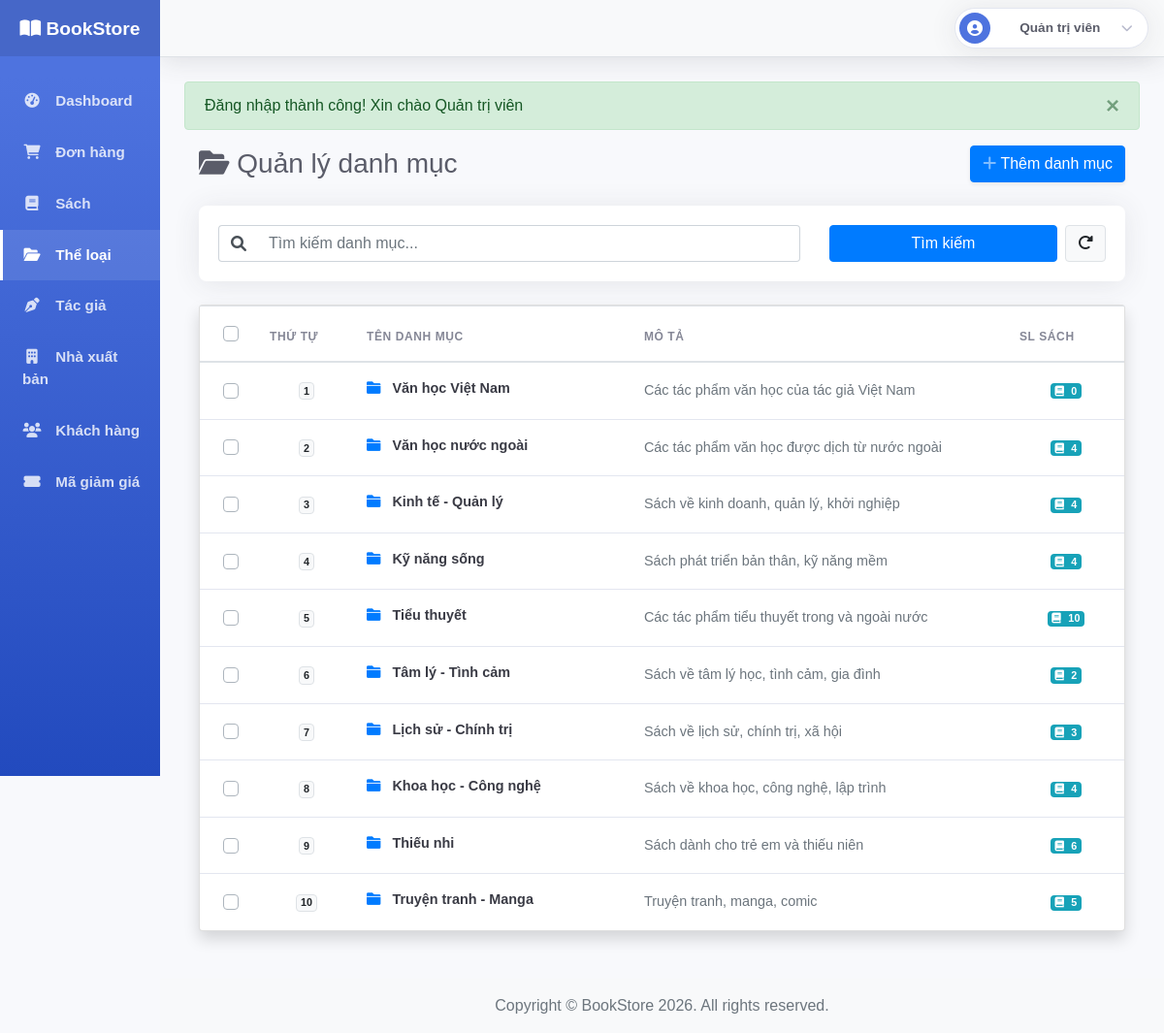
/Admin/index.php?page=categories (signed in), run on the app's committed database.
### tables this page shows
CREATE TABLE theloai (
    id_theloai INT PRIMARY KEY AUTO_INCREMENT,
    ten_theloai VARCHAR(100) NOT NULL,
    mo_ta TEXT,
    thu_tu INT DEFAULT 0,
    trang_thai ENUM('active', 'inactive') DEFAULT 'active',
    ngay_tao TIMESTAMP DEFAULT CURRENT_TIMESTAMP,
    INDEX idx_ten (ten_theloai)
);

### Admin/Controller/AdminCategoryController.php (called while the page is built, shortened)
<?php
require_once __DIR__ . '/../../Model/Categories.php';
class AdminCategoryController extends BaseController
{
    private $categoryModel;
    public function __construct($db_connection)
    {
        $this->categoryModel = new Categories($db_connection);
    }
    public function index()
    {
        try {
            $categories = $this->categoryModel->getAllCategories();
            return [
                'categories' => $categories,
                'csrf_token' => SessionHelper::generateCSRFToken()
            ];
        } catch (Exception $e) {
            error_log("Error in AdminCategoryController::index: " . $e->getMessage());
            SessionHelper::setFlash('error', 'Lỗi: ' . $e->getMessage());
            return [
                'categories' => [],
                'csrf_token' => ''
            ];
        }
    }
}

### Model/Categories.php (called while the page is built, shortened)
<?php
class Categories {
    private $conn;
    public function __construct($connection) {
        $this->conn = $connection;
    }
    public function getAllCategories() {
        $sql = "SELECT
                    id_theloai   AS ma_danh_muc,
                    ten_theloai  AS ten_danh_muc,
                    mo_ta        AS mo_ta,
                    thu_tu       AS thu_tu,
                    trang_thai   AS trang_thai
                FROM theloai
                WHERE (trang_thai = 'active' OR trang_thai = 1)
                ORDER BY thu_tu ASC, ten_theloai ASC";
        $result = $this->conn->query($sql);
        $categories = [];
        while ($row = $result->fetch_assoc()) {
            $categories[] = $row;
        }
        return $categories;
    }
}
?>

### Admin/View/categories/index.php (the view, shortened to what this page needs)
<div class="container-fluid">
    <div class="d-sm-flex align-items-center justify-content-between mb-4">
        <h1 class="h3 mb-0 text-gray-800">
            <i class="fas fa-folder-open"></i> Quản lý danh mục
        </h1>
        <div>
            <a href="index.php?page=category_create" class="btn btn-primary btn-icon-split shadow-sm">
                <span class="icon text-white-50">
                    <i class="fas fa-plus"></i>
                </span>
                <span class="text">Thêm danh mục</span>
            </a>
        </div>
    </div>
    <div class="filter-bar mb-4">
        <form method="GET" action="index.php" class="row align-items-center">
            <div class="col-md-8 mb-3 mb-md-0">
                <div class="input-group">
                    <div class="input-group-prepend">
                        <span class="input-group-text bg-white border-right-0 rounded-left">
                            <i class="fas fa-search text-gray-400"></i>
                        </span>
                    </div>
                    <input type="text" class="form-control form-control-custom border-left-0"
                        id="search" name="search"
                        placeholder="Tìm kiếm danh mục..."
                        value="<?php echo isset($_GET['search']) ? htmlspecialchars($_GET['search']) : ''; ?>">
                </div>
            </div>
            <div class="col-md-4 d-flex">
                <button type="submit" class="btn btn-primary mr-2 flex-grow-1">
                    Tìm kiếm
                </button>
                <a href="index.php?page=categories" class="btn btn-light border">
                    <i class="fas fa-redo-alt"></i>
                </a>
            </div>
        </form>
    </div>
    <div class="card shadow mb-4">
        <div class="card-body p-0">
            <div class="table-responsive">
                <form id="bulk-action-form" action="index.php?page=category_bulk_delete" method="POST">
                    <table class="table table-custom table-hover mb-0" id="dataTable" width="100%" cellspacing="0">
                        <thead>
                            <tr>
                                <th style="width: 40px" class="text-center pl-4">
                                    <div class="custom-control custom-checkbox">
                                    </div>
                                </th>
                                <th style="width: 100px">Thứ tự</th>
                                <th style="width: 30%">Tên danh mục</th>
                                <th>Mô tả</th>
                                <th style="width: 120px">SL sách</th>
                            </tr>
                        </thead>
                        <tbody>
                            <?php if (!empty($categories)): ?>
                                <?php foreach ($categories as $cat): ?>
                                    <tr class="clickable-row" data-href="index.php?page=category_edit&id=<?php echo $cat['ma_danh_muc']; ?>">
                                        <td class="text-center align-middle pl-4 no-click">
                                            <div class="custom-control custom-checkbox">
                                            </div>
                                        </td>
                                        <td class="align-middle text-center">
                                            <span class="badge badge-light border"><?php echo $cat['thu_tu']; ?></span>
                                        </td>
                                        <td class="align-middle">
                                            <div class="book-title">
                                                <i class="fas fa-folder text-primary mr-2"></i>
                                                <?php echo htmlspecialchars($cat['ten_danh_muc']); ?>
                                            </div>
                                        </td>
                                        <td class="align-middle">
                                            <span class="text-muted"><?php echo htmlspecialchars($cat['mo_ta']); ?></span>
                                        </td>
                                        <td class="align-middle text-center">
                                            <span class="badge badge-pill-custom badge-info">
                                                <i class="fas fa-book mr-1"></i>
                                                <?php echo $cat['book_count']; ?>
                                            </span>
                                        </td>
                                    </tr>
                                <?php endforeach; ?>
                            <?php endif; ?>
                        </tbody>
                    </table>
                </form>
            </div>
        </div>
    </div>
</div>

### Content/CSS/admin.css (style rules this page uses)
:root { --primary: #4e73df; --secondary: #858796; --success: #1cc88a; --info: #36b9cc; --warning: #f6c23e; --danger: #e74a3b; --light: #f8f9fc; --dark: #5a5c69; }

### Content/CSS/admin/layout.css (style rules this page uses)
.admin-body { background-color: #f8f9fc; font-family: 'Nunito', sans-serif; }

### Content/CSS/admin/components.css (style rules this page uses)
.text-gray-800 { color: #5a5c69 !important; }
.shadow { box-shadow: 0 .15rem 1.75rem 0 rgba(58, 59, 69, .15) !important; }
tr.clickable-row { cursor: pointer; transition: background-color 0.15s ease-in-out; }
.filter-bar { background: #fff; padding: 1.25rem; border-radius: 0.5rem; box-shadow: 0 .15rem 1.75rem 0 rgba(58, 59, 69, .1); }
.form-control-custom { border-radius: 50px; border-color: #e3e6f0; padding: 0.5rem 1rem; transition: all 0.2s ease; }
.input-group-text { transition: all 0.2s ease; }
.badge-pill-custom { padding: 0.375rem 0.875rem; border-radius: 50px; font-weight: 600; font-size: 0.8rem; letter-spacing: 0.02em; }
.table-custom { font-size: 0.9rem; }
.table-custom thead th { font-weight: 700; text-transform: uppercase; font-size: 0.75rem; color: #858796; border-bottom: 2px solid #e3e6f0; padding: 1rem 0.75rem; letter-spacing: 0.05em; }
.table-custom tbody td { padding: 1rem 0.75rem; vertical-align: middle; border-top: 1px solid #e3e6f0; }
.table-custom .book-title { font-weight: 600; color: #3a3b45; margin-bottom: 0.25rem; }

### data on the page
theloai: thu_tu "1", ten_theloai "Văn học Việt Nam", mo_ta "Các tác phẩm văn học của tác giả Việt Nam", book_count "0"
theloai: thu_tu "2", ten_theloai "Văn học nước ngoài", mo_ta "Các tác phẩm văn học được dịch từ nước ngoài", book_count "4"
theloai: thu_tu "3", ten_theloai "Kinh tế - Quản lý", mo_ta "Sách về kinh doanh, quản lý, khởi nghiệp", book_count "4"
theloai: thu_tu "4", ten_theloai "Kỹ năng sống", mo_ta "Sách phát triển bản thân, kỹ năng mềm", book_count "4"
theloai: thu_tu "5", ten_theloai "Tiểu thuyết", mo_ta "Các tác phẩm tiểu thuyết trong và ngoài nước", book_count "10"
theloai: thu_tu "6", ten_theloai "Tâm lý - Tình cảm", mo_ta "Sách về tâm lý học, tình cảm, gia đình", book_count "2"
theloai: thu_tu "7", ten_theloai "Lịch sử - Chính trị", mo_ta "Sách về lịch sử, chính trị, xã hội", book_count "3"
theloai: thu_tu "8", ten_theloai "Khoa học - Công nghệ", mo_ta "Sách về khoa học, công nghệ, lập trình", book_count "4"
theloai: thu_tu "9", ten_theloai "Thiếu nhi", mo_ta "Sách dành cho trẻ em và thiếu niên", book_count "6"
theloai: thu_tu "10", ten_theloai "Truyện tranh - Manga", mo_ta "Truyện tranh, manga, comic", book_count "5"

### other printed values
$_SESSION['admin_name'] "Quản trị viên"
$message "Đăng nhập thành công! Xin chào Quản trị viên"
